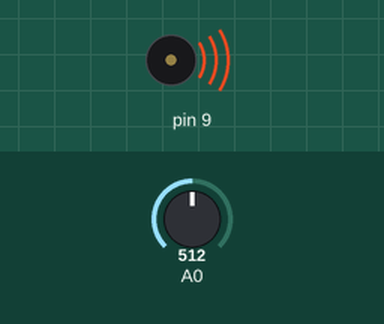
The sketch below on a simulated Arduino Uno, built with avr-gcc and run on an emulated ATmega328P. Shown: buzzer (waves = sounding). The test bench sets the inputs (shaded band); at power-on: A0 = 512. What the sketch prints to the serial monitor is not drawn.

Above: at 0.1 s.
Timing chart, 0 to 1.6 s (numbered marks = the images above):
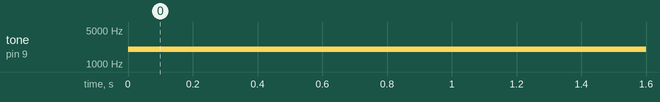

The sketch:

Theremin_2_with_Turn_Control.ino
```cpp
void setup()
{
  pinMode(9, OUTPUT);
  Serial.begin(9600);
}

void loop()
{
  double sr = analogRead(A0);
  sr = map(sr, 0, 1023, 50, 4000);
  tone(9, sr, 10);
  Serial.println(sr);
  delay(5);
}
```

Measured:
- by itself, tone on pin 9: silent → 2026 Hz at 0.00 s
